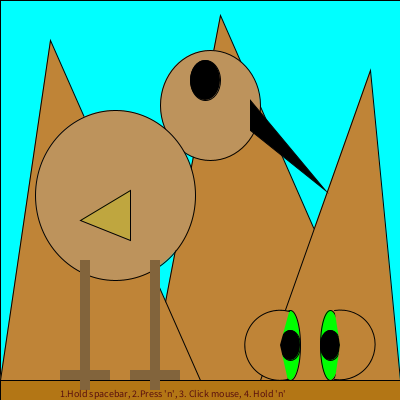
Frame 1 (no input)
Frame 60 (the mouse pressed at the canvas centre just before this capture): identical to frame 1, image omitted
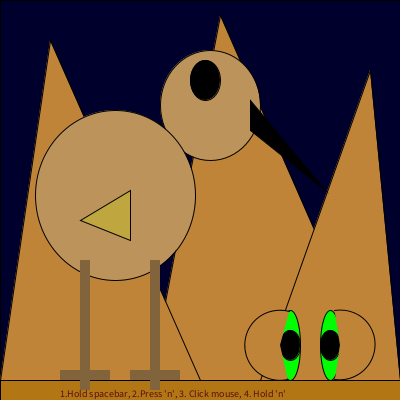
Frame 120 (the mouse held since frame 60 and released just before this capture)

The Processing sketch that drew these frames (run headless with seeded random() and noise(); from frame 60 on, the mouse is pressed at the canvas centre):

// Processing sketch: processing_145324
// ── processing_145324.pde

float g=255;
float b=255;
float gg=255;
void setup ()
{
  size (400,400);
}
void draw ()       
{
  fill(0,gg,b);
  rect(0,0,400,400);
  if (mousePressed){
  b=b-3.5;
  gg=gg-7.5;
  fill(0,gg,b);
  rect(0,0,400,400);
}
 
  if (b<2.9){
  fill(#C1B9B9);
  ellipse (340,mouseY,130,130);
  noStroke();
  fill(#7C7272);
  ellipse (350,mouseY, 30,30);
  ellipse (310,mouseY-20,25,25);
  ellipse (305,mouseY+20,10,10);
  ellipse (358,mouseY-30,15,15);
  ellipse (348,mouseY+31,17,17);
  ellipse (395,mouseY+5,20,20);
  fill(#C1B9B9);
  ellipse (350,mouseY,25,25);
  ellipse (310,mouseY-20,20,20);
  ellipse (305,mouseY+20,5,5);
  ellipse (358,mouseY-30,10,10);
  ellipse (348,mouseY+31,12,12);
  ellipse (395,mouseY+5,15,15);
  }
  stroke(1);
    
  fill (#BF8437);
  triangle (150,380,220,15,380,380);
  triangle (260,380,370,70,400,380);
  triangle (0,380,50,40,200,380);
  
  println ("Thank You for Taking Care of my Kiwi");
  fill (#BD935C);
  if (keyPressed && key==' '){
  ellipse (210,250,100,110);}
  else
  ellipse (210,105,100,110);
  ellipse (115,195,160,170);
  //body and head
 
  fill (#000000);
  if (keyPressed && key==' '){
  ellipse (205,225,30,40);
  triangle (250,275,250,245,325,335);}
  else{
  ellipse (205,80,30,40);
  triangle (250,130,250,100,325,190);}
  //eye and beak

  if (keyPressed && key=='n'){
  noStroke();
  fill (#BD935C);
  ellipse (205,75,30,40);
  }
  
  stroke(1);
  fill (#B37615);
  rect (0,380,400,20);
  //ground
 
  fill (#BFA63F);
  triangle (130,190,130,240,80,220);
  //wing
 
  fill (#82643C);
  noStroke ();
  rect (60,370,50,10);
  rect (80,260,10,130);
  rect (130,370,50,10);
  rect (150,260,10,130);
  //legs
 
  stroke (#000000);
  fill (0,g,0);
  if (keyPressed){
  if (key==' ')
  g=g-1.5 ;}
  if (g>0.0){
  ellipse (290,345,20,70);
  ellipse (330,345,20,70);
  //fruit inside
  fill (#000000);
  ellipse (290,345,20,30);
  ellipse (330,345,20,30);
  fill (#BF8437);
  arc (280,345,70,70,1.35,4.98);
  arc (340,345,70,70,4.555,7.999);}
  
  textSize (10);
  fill (#580E0E);
  text ("1.Hold spacebar, 2.Press 'n', 3. Click mouse, 4. Hold 'n'",60,397);

}


   
